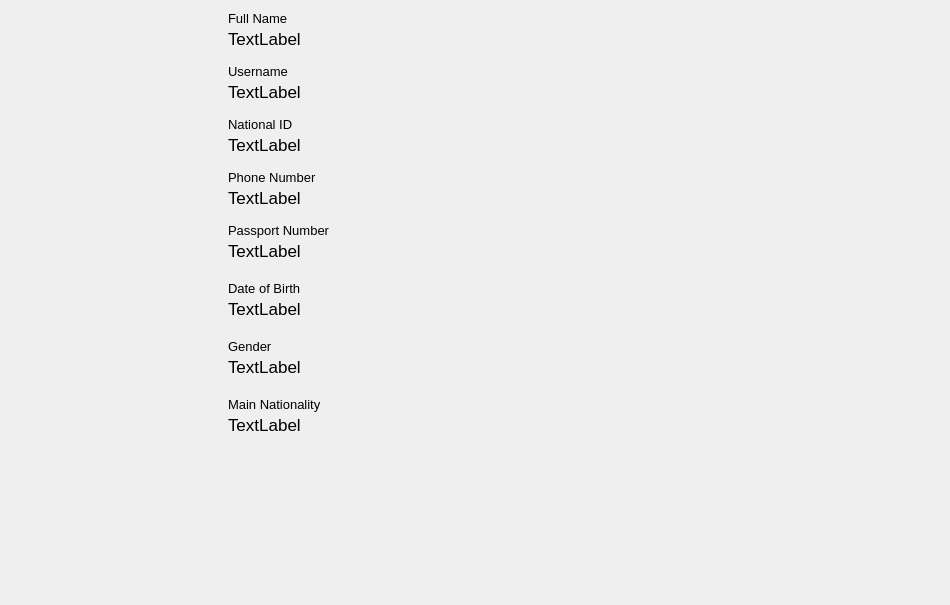
             <widget class="QWidget" name="scrollAreaWidgetContents">
              <property name="geometry">
               <rect>
                <x>0</x>
                <y>0</y>
                <width>950</width>
                <height>605</height>
               </rect>
              </property>
              <layout class="QGridLayout" name="gridLayout_5">
               <item row="1" column="0">
                <spacer name="horizontalSpacer_8">
                 <property name="orientation">
                  <enum>Qt::Horizontal</enum>
                 </property>
                 <property name="sizeHint" stdset="0">
                  <size>
                   <width>184</width>
                   <height>20</height>
                  </size>
                 </property>
                </spacer>
               </item>
               <item row="1" column="4">
                <spacer name="horizontalSpacer_9">
                 <property name="orientation">
                  <enum>Qt::Horizontal</enum>
                 </property>
                 <property name="sizeHint" stdset="0">
                  <size>
                   <width>183</width>
                   <height>20</height>
                  </size>
                 </property>
                </spacer>
               </item>
               <item row="2" column="2" colspan="2">
                <spacer name="verticalSpacer_7">
                 <property name="orientation">
                  <enum>Qt::Vertical</enum>
                 </property>
                 <property name="sizeHint" stdset="0">
                  <size>
                   <width>20</width>
                   <height>151</height>
                  </size>
                 </property>
                </spacer>
               </item>
               <item row="1" column="3">
                <layout class="QVBoxLayout" name="verticalLayout_10" stretch="0,0,0,0">
                 <property name="spacing">
                  <number>20</number>
                 </property>
                 <item>
                  <layout class="QVBoxLayout" name="verticalLayout_12">
                   <property name="spacing">
                    <number>15</number>
                   </property>
                   <item>
                    <layout class="QVBoxLayout" name="verticalLayout_13">
                     <property name="spacing">
                      <number>3</number>
                     </property>
                     <item>
                      <widget class="QLabel" name="Email_4">
                       <property name="font">
                        <font>
                         <pointsize>10</pointsize>
                        </font>
                       </property>
                       <property name="text">
                        <string>Full Name</string>
                       </property>
                       <property name="alignment">
                        <set>Qt::AlignLeading|Qt::AlignLeft|Qt::AlignVCenter</set>
                       </property>
                      </widget>
                     </item>
                     <item>
                      <widget class="QLabel" name="FullName">
                       <property name="minimumSize">
                        <size>
                         <width>250</width>
                         <height>0</height>
                        </size>
                       </property>
                       <property name="sizeIncrement">
                        <size>
                         <width>0</width>
                         <height>0</height>
                        </size>
                       </property>
                       <property name="font">
                        <font>
                         <pointsize>13</pointsize>
                        </font>
                       </property>
                       <property name="text">
                        <string>TextLabel</string>
                       </property>
                      </widget>
                     </item>
                    </layout>
                   </item>
                   <item>
                    <layout class="QVBoxLayout" name="verticalLayout_14">
                     <property name="spacing">
                      <number>3</number>
                     </property>
                     <item>
                      <widget class="QLabel" name="Email_5">
                       <property name="font">
                        <font>
                         <pointsize>10</pointsize>
                        </font>
                       </property>
                       <property name="text">
                        <string>Username</string>
                       </property>
                       <property name="alignment">
                        <set>Qt::AlignLeading|Qt::AlignLeft|Qt::AlignVCenter</set>
                       </property>
                      </widget>
                     </item>
                     <item>
                      <widget class="QLabel" name="Username">
                       <property name="minimumSize">
                        <size>
                         <width>250</width>
                         <height>0</height>
                        </size>
                       </property>
                       <property name="sizeIncrement">
                        <size>
                         <width>0</width>
                         <height>0</height>
                        </size>
                       </property>
                       <property name="font">
                        <font>
                         <pointsize>13</pointsize>
                        </font>
                       </property>
                       <property name="text">
                        <string>TextLabel</string>
                       </property>
                      </widget>
                     </item>
                    </layout>
                   </item>
                   <item>
                    <layout class="QVBoxLayout" name="verticalLayout_16">
                     <property name="spacing">
                      <number>3</number>
                     </property>
                     <item>
                      <widget class="QLabel" name="Password_4">
                       <property name="font">
                        <font>
                         <pointsize>10</pointsize>
                        </font>
                       </property>
                       <property name="text">
                        <string>National ID</string>
                       </property>
                       <property name="alignment">
                        <set>Qt::AlignLeading|Qt::AlignLeft|Qt::AlignVCenter</set>
                       </property>
                      </widget>
                     </item>
                     <item>
                      <widget class="QLabel" name="NationalID">
                       <property name="minimumSize">
                        <size>
                         <width>500</width>
                         <height>0</height>
                        </size>
                       </property>
                       <property name="sizeIncrement">
                        <size>
                         <width>0</width>
                         <height>0</height>
                        </size>
                       </property>
                       <property name="font">
                        <font>
                         <pointsize>13</pointsize>
                        </font>
                       </property>
                       <property name="text">
                        <string>TextLabel</string>
                       </property>
                      </widget>
                     </item>
                    </layout>
                   </item>
                   <item>
                    <layout class="QVBoxLayout" name="verticalLayout_17">
                     <property name="spacing">
                      <number>3</number>
                     </property>
                     <item>
                      <widget class="QLabel" name="Password_9">
                       <property name="font">
                        <font>
                         <pointsize>10</pointsize>
                        </font>
                       </property>
                       <property name="text">
                        <string>Phone Number</string>
                       </property>
                       <property name="alignment">
                        <set>Qt::AlignLeading|Qt::AlignLeft|Qt::AlignVCenter</set>
                       </property>
                      </widget>
                     </item>
                     <item>
                      <widget class="QLabel" name="PhoneNumber">
                       <property name="minimumSize">
                        <size>
                         <width>500</width>
                         <height>0</height>
                        </size>
                       </property>
                       <property name="sizeIncrement">
                        <size>
                         <width>0</width>
                         <height>0</height>
                        </size>
                       </property>
                       <property name="font">
                        <font>
                         <pointsize>13</pointsize>
                        </font>
                       </property>
                       <property name="text">
                        <string>TextLabel</string>
                       </property>
                      </widget>
                     </item>
                    </layout>
                   </item>
                   <item>
                    <layout class="QVBoxLayout" name="verticalLayout_18">
                     <property name="spacing">
                      <number>3</number>
                     </property>
                     <item>
                      <widget class="QLabel" name="Password_14">
                       <property name="font">
                        <font>
                         <pointsize>10</pointsize>
                        </font>
                       </property>
                       <property name="text">
                        <string>Passport Number</string>
                       </property>
                       <property name="alignment">
                        <set>Qt::AlignLeading|Qt::AlignLeft|Qt::AlignVCenter</set>
                       </property>
                      </widget>
                     </item>
                     <item>
                      <widget class="QLabel" name="PassportNumber">
                       <property name="minimumSize">
                        <size>
                         <width>500</width>
                         <height>0</height>
                        </size>
                       </property>
                       <property name="font">
                        <font>
                         <pointsize>13</pointsize>
                        </font>
                       </property>
                       <property name="text">
                        <string>TextLabel</string>
                       </property>
                      </widget>
                     </item>
                    </layout>
                   </item>
                  </layout>
                 </item>
                 <item>
                  <layout class="QVBoxLayout" name="verticalLayout_20">
                   <property name="spacing">
                    <number>3</number>
                   </property>
                   <item>
                    <widget class="QLabel" name="Password_10">
                     <property name="font">
                      <font>
                       <pointsize>10</pointsize>
                      </font>
                     </property>
                     <property name="text">
                      <string>Date of Birth</string>
                     </property>
                     <property name="alignment">
                      <set>Qt::AlignLeading|Qt::AlignLeft|Qt::AlignVCenter</set>
                     </property>
                    </widget>
                   </item>
                   <item>
                    <widget class="QLabel" name="BirthDate">
                     <property name="minimumSize">
                      <size>
                       <width>500</width>
                       <height>0</height>
                      </size>
                     </property>
                     <property name="font">
                      <font>
                       <pointsize>13</pointsize>
                      </font>
                     </property>
                     <property name="text">
                      <string>TextLabel</string>
                     </property>
                    </widget>
                   </item>
                  </layout>
                 </item>
                 <item>
                  <layout class="QVBoxLayout" name="verticalLayout_21">
                   <property name="spacing">
                    <number>3</number>
                   </property>
                   <item>
                    <widget class="QLabel" name="Password_12">
                     <property name="font">
                      <font>
                       <pointsize>10</pointsize>
                      </font>
                     </property>
                     <property name="text">
                      <string>Gender</string>
                     </property>
                     <property name="alignment">
                      <set>Qt::AlignLeading|Qt::AlignLeft|Qt::AlignVCenter</set>
                     </property>
                    </widget>
                   </item>
                   <item>
                    <widget class="QLabel" name="Gender">
                     <property name="minimumSize">
                      <size>
                       <width>500</width>
                       <height>0</height>
                      </size>
                     </property>
                     <property name="font">
                      <font>
                       <pointsize>13</pointsize>
                      </font>
                     </property>
                     <property name="text">
                      <string>TextLabel</string>
                     </property>
                    </widget>
                   </item>
                  </layout>
                 </item>
                 <item>
                  <layout class="QVBoxLayout" name="verticalLayout_22">
                   <property name="spacing">
                    <number>3</number>
                   </property>
                   <item>
                    <widget class="QLabel" name="Password_13">
                     <property name="font">
                      <font>
                       <pointsize>10</pointsize>
                      </font>
                     </property>
                     <property name="text">
                      <string>Main Nationality</string>
                     </property>
                     <property name="alignment">
                      <set>Qt::AlignLeading|Qt::AlignLeft|Qt::AlignVCenter</set>
                     </property>
                    </widget>
                   </item>
                   <item>
                    <widget class="QLabel" name="MainNationality">
                     <property name="minimumSize">
                      <size>
                       <width>500</width>
                       <height>0</height>
                      </size>
                     </property>
                     <property name="font">
                      <font>
                       <pointsize>13</pointsize>
                      </font>
                     </property>
                     <property name="text">
                      <string>TextLabel</string>
                     </property>
                    </widget>
                   </item>
                  </layout>
                 </item>
                </layout>
               </item>
              </layout>
             </widget>
